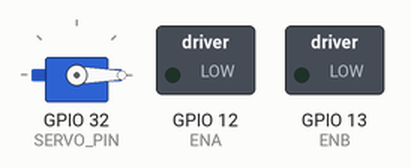
This sketch was run on a simulated ESP32. On the bench: servo, switched loads named in the sketch (green lamp = pin HIGH). Servo pulses on a pin are drawn as a servo (544–2400 µs = 0–180°).

Above: at 0.1 s.
At 1.1 s:
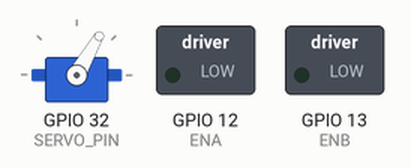
At 21.1 s:
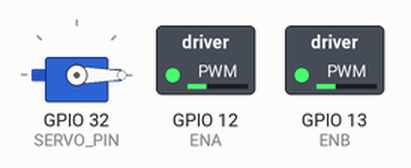
At 41.0 s:
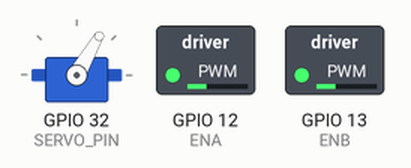
Timing chart, 0 to 41.0 s (numbered marks = the images above):
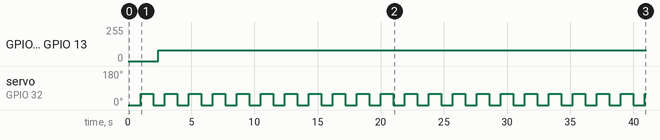

Measured:
- by itself, GPIO 12 (ENA), GPIO 13 (ENB): 0/255 → 80/255 at 2.4 s
- by itself, servo on GPIO 32 (SERVO_PIN): alternates 60° for 1.0 s and 0° for 0.90 s

The sketch:

Servo7_LEDC1_withMotor.ino
```cpp
#include "esp32-hal-ledc.h"

#define IN1 25
#define IN2 26
#define IN3 27
#define IN4 14
#define ENA 12 //Right Motor Speed
#define ENB 13 //Left Motor Speed

int speedA = 80;
int speedB = 80;

#define SERVO_PIN 32

// Define the servo motor settings
const int pwmFreq = 50; // Standard servo frequency of 50Hz
const int pwmResolution = 16; // 16-bit resolution
const int pwmChannel = 3; // LEDC channel

// Servo parameters
const int minPulseWidth = 500;  // Minimum pulse width in microseconds
const int maxPulseWidth = 2500; // Maximum pulse width in microseconds

void setup() {
  Serial.begin(115200);

  // Set up the LEDC PWM for the servo
  bool attached = ledcAttachChannel(SERVO_PIN, pwmFreq, pwmResolution, pwmChannel);
  if (!attached) {
    Serial.println("Failed to attach LEDC channel");
    while (1);
  }

  // Move servo to 90 degrees as a test
  turnServoToAngle(0);
  delay(1000);
}

void loop() {
  // Example: Sweep the servo from 0 to 180 degrees and back using the function
  // for (int angle = 0; angle <= 60; angle += 10) {
  //   turnServoToAngle(angle);
  //   delay(100);
  // }

  // delay(500);

  // for (int angle = 60; angle >= 0; angle -= 10) {
  //   turnServoToAngle(angle);
  //   delay(100);
  // }

  turnServoToAngle(60);
  delay(1000);
  turnServoToAngle(0);
  delay(400);

  analogWrite(ENA, speedA);
  analogWrite(ENB, speedB);

  delay(500);
}

// Function to turn the servo to a given angle
void turnServoToAngle(int angle) {
  if (angle < 0) angle = 0;
  if (angle > 180) angle = 180;
  int pulseWidth = map(angle, 0, 180, minPulseWidth, maxPulseWidth);
  uint32_t dutyCycle = pulseWidthToDutyCycle(pulseWidth);
  ledcWrite(SERVO_PIN, dutyCycle);
}

// Helper function to convert pulse width in microseconds to duty cycle
uint32_t pulseWidthToDutyCycle(int pulseWidth) {
  // Calculate duty cycle for 16-bit resolution
  return ((1 << pwmResolution) * pulseWidth) / (1000000 / pwmFreq);
}
```
